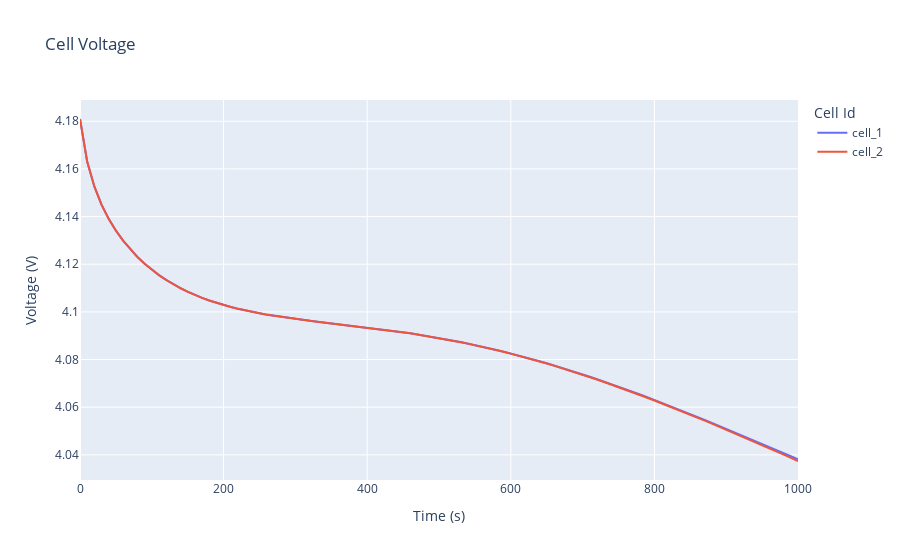

Notebook code cell kept with this figure:
### Code cell
fig = make_subplots(

)

fig.add_trace(
    go.Scatter(
        x=time, y=Vocv[:, 0], name="cell_1"
    )
)

fig.add_trace(
    go.Scatter(
        x=time, y=Vocv[:, 1], name="cell_2"
    )
)

fig.update_layout(
    title="Cell Voltage",
    xaxis_title="Time (s)",
    yaxis_title="Voltage (V)",
    legend_title="Cell Id",
)
